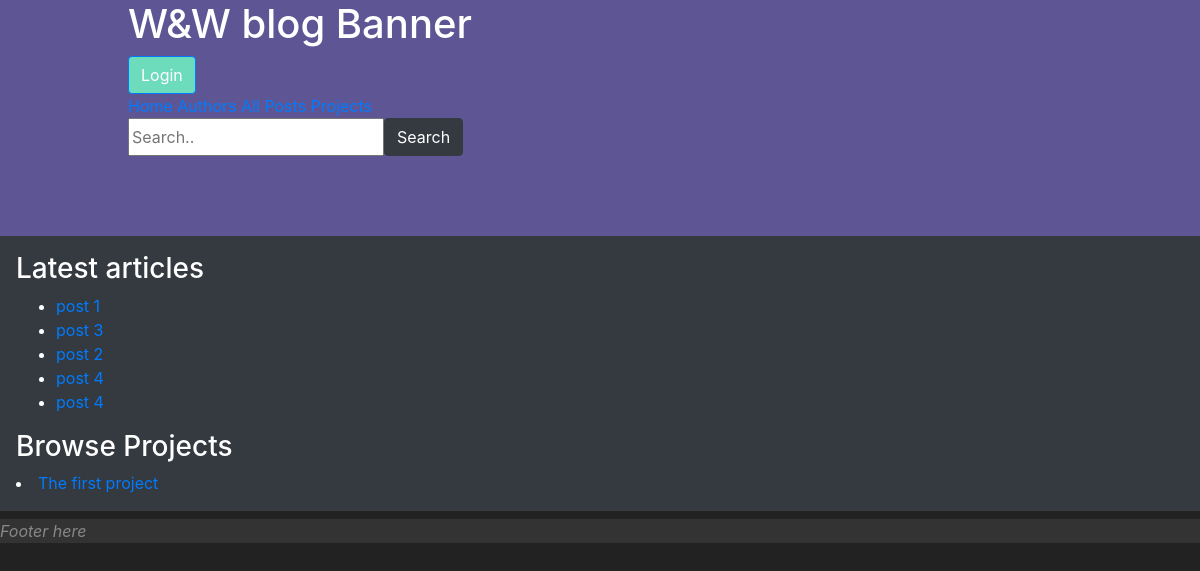
Before: / with the older database file.
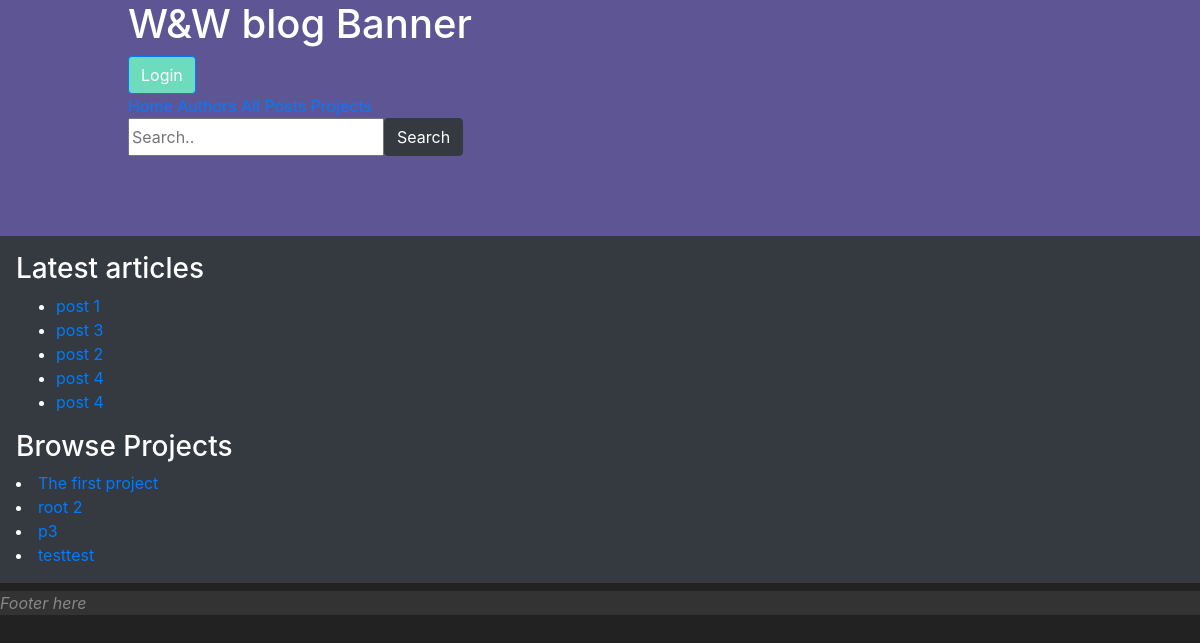
After: the same page with the newer database file.
### wwapp/models.py (models this page shows, shortened)
class Article(models.Model):
    article_id = models.AutoField(primary_key=True)
    article_title = models.CharField(max_length=45)
    pub_date = models.DateTimeField(blank=True, null=True)
    author = models.ForeignKey(User, on_delete=models.PROTECT)
    published = models.BooleanField(default=False)
    creation_date = models.DateTimeField(auto_now_add=True)
    """
    # populate with -  default=timezone.now - from django.utils.timezone.now()
    # edit_date = models.DateField(auto_now=True)
    # can be used instead auto_now_add = True,
    """
    class Meta:
        indexes = [
            models.Index(fields=['article_title']),
            models.Index(fields=['author']),
        ]
    """
    # TODO for versions
    # constraints = [
    #     models.UniqueConstraint(fields=['article_id', 'version'], name='article_id_version_unique')
    # ]
    """
    @staticmethod
    def get_latest_articles(count):
        latest_articles = Article.objects.order_by('-pub_date')[:int(count)]
        return latest_articles

class Category(models.Model):
    category_id = models.AutoField(primary_key=True)
    category_name = models.CharField(unique=True, max_length=45)
    category_creator = models.ForeignKey(User, on_delete=models.PROTECT)
    class CategoryType(models.TextChoices):
        PROJECT = 'PROJECT', _('Project')
        TOPIC = 'TOPIC', _('Topic')
        SUBTOPIC = 'SUBTOPIC', _('Sub-Topic')
    category_type = models.CharField(max_length=45, choices=CategoryType.choices, default=CategoryType.PROJECT)
    class Meta:
        indexes = [
            models.Index(fields=['category_name']),
        ]
    @staticmethod
    def get_root_categories():
        return Category.objects.filter(category_type=Category.CategoryType.PROJECT)

### wwapp/views.py (the view)
# urls.py: path('', views.index, name='index'),
def index(request):
    latest_articles = Article.get_latest_articles(count=5)
    projects = Category.get_root_categories()
    values = {
        "latest_articles_list": latest_articles,
        "categories": projects
    }
    return render(request, "wwapp/index.html", values)

### wwapp/templates/wwapp/index.html (shortened to what this page needs)
{% extends 'wwapp/base.html'%}
{% block content %}
    <h3>Latest articles</h3>
    {% if latest_articles_list %}
        <ul title="Latest articles">
            {% for article in latest_articles_list %}
                <li>
                    <a href="{% url 'wwapp:open_article' article.article_id %}">{{ article.article_title }}</a>
                </li>
            {% endfor %}
        </ul>
    {% else %}
        <p>There are no articles.</p>
    {% endif %}
    <h3>Browse Projects</h3>
    {% if categories != -1%}
        {% for cat in categories %}
            <li>
                <a href="{%  url 'wwapp:open_category' cat.category_id %}">{{ cat.category_name }}</a>
            </li>
        {% endfor %}
    {% else %}
        <p>There are no articles.</p>
    {% endif %}
{% endblock %}

Changed rows visible on the page:
added Category: category_name "root 2"
added Category: category_name "p3"
added Category: category_name "testtest"
